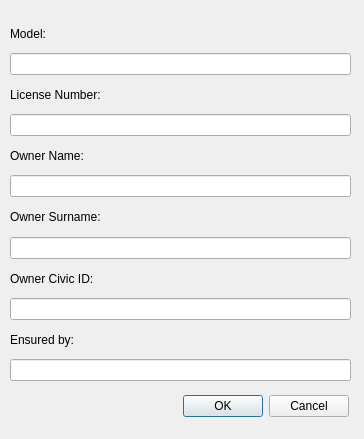
<?xml version="1.0" encoding="UTF-8"?>
<ui version="4.0">
 <class>addPCarDialog</class>
 <widget class="QDialog" name="addPCarDialog">
  <property name="geometry">
   <rect>
    <x>0</x>
    <y>0</y>
    <width>364</width>
    <height>439</height>
   </rect>
  </property>
  <property name="windowTitle">
   <string>Add private car</string>
  </property>
  <widget class="QWidget" name="layoutWidget">
   <property name="geometry">
    <rect>
     <x>10</x>
     <y>20</y>
     <width>341</width>
     <height>361</height>
    </rect>
   </property>
   <layout class="QVBoxLayout" name="verticalLayout_3">
    <item>
     <widget class="QLabel" name="label_7">
      <property name="text">
       <string>Model:</string>
      </property>
     </widget>
    </item>
    <item>
     <widget class="QLineEdit" name="modl"/>
    </item>
    <item>
     <widget class="QLabel" name="label_8">
      <property name="text">
       <string>License Number:</string>
      </property>
     </widget>
    </item>
    <item>
     <widget class="QLineEdit" name="lcnr"/>
    </item>
    <item>
     <widget class="QLabel" name="label_9">
      <property name="text">
       <string>Owner Name:</string>
      </property>
     </widget>
    </item>
    <item>
     <widget class="QLineEdit" name="owNa"/>
    </item>
    <item>
     <widget class="QLabel" name="label_10">
      <property name="text">
       <string>Owner Surname:</string>
      </property>
     </widget>
    </item>
    <item>
     <widget class="QLineEdit" name="owSu"/>
    </item>
    <item>
     <widget class="QLabel" name="label_11">
      <property name="text">
       <string>Owner Civic ID:</string>
      </property>
     </widget>
    </item>
    <item>
     <widget class="QLineEdit" name="owID"/>
    </item>
    <item>
     <widget class="QLabel" name="label_12">
      <property name="text">
       <string>Ensured by:</string>
      </property>
     </widget>
    </item>
    <item>
     <widget class="QLineEdit" name="ensu"/>
    </item>
   </layout>
  </widget>
  <widget class="QDialogButtonBox" name="addPCarButtonBox">
   <property name="geometry">
    <rect>
     <x>130</x>
     <y>390</y>
     <width>271</width>
     <height>32</height>
    </rect>
   </property>
   <property name="orientation">
    <enum>Qt::Horizontal</enum>
   </property>
   <property name="standardButtons">
    <set>QDialogButtonBox::Cancel|QDialogButtonBox::Ok</set>
   </property>
   <property name="centerButtons">
    <bool>true</bool>
   </property>
  </widget>
 </widget>
 <resources/>
 <connections>
  <connection>
   <sender>addPCarButtonBox</sender>
   <signal>accepted()</signal>
   <receiver>addPCarDialog</receiver>
   <slot>accept()</slot>
   <hints>
    <hint type="sourcelabel">
     <x>330</x>
     <y>445</y>
    </hint>
    <hint type="destinationlabel">
     <x>396</x>
     <y>146</y>
    </hint>
   </hints>
  </connection>
  <connection>
   <sender>addPCarButtonBox</sender>
   <signal>rejected()</signal>
   <receiver>addPCarDialog</receiver>
   <slot>reject()</slot>
   <hints>
    <hint type="sourcelabel">
     <x>330</x>
     <y>445</y>
    </hint>
    <hint type="destinationlabel">
     <x>396</x>
     <y>146</y>
    </hint>
   </hints>
  </connection>
 </connections>
</ui>
